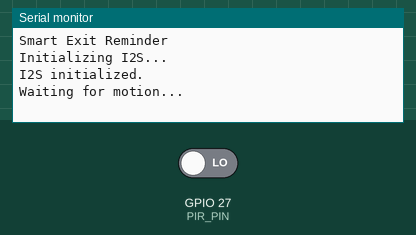
Simulated run of this program. Board: ESP32. Parts: the last lines printed to the serial monitor. The test bench sets the inputs (shaded band); at power-on: GPIO 27 (PIR_PIN) LOW. I2S audio is not simulated (input reads silence).

Above: at 2.2 s.
2.3 s: GPIO 27 (PIR_PIN) driven HIGH
At 2.9 s:
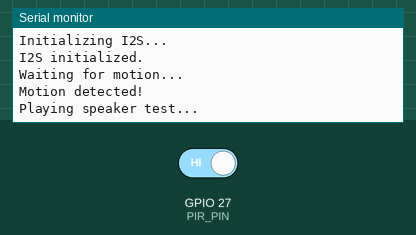
3.8 s: GPIO 27 (PIR_PIN) driven LOW
At 5.2 s:
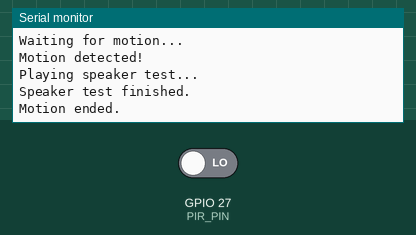

Measured:
- after the input at 2.3 s, the serial monitor: prints a new line at once (image 1)
- after the input at 3.8 s, the serial monitor: prints a new line at once (image 2)

The program:

main.cpp
```cpp
#include <Arduino.h>
#include <math.h>
#include "driver/i2s.h"

// PIR sensor
constexpr int PIR_PIN = 27;

// MAX98357A I2S pins
constexpr int I2S_BCLK = 26;
constexpr int I2S_LRC  = 25;
constexpr int I2S_DOUT = 22;

constexpr i2s_port_t I2S_PORT = I2S_NUM_0;

bool previousMotion = false;

// Configure I2S output
bool initializeI2S() {
    i2s_config_t config = {};
    config.mode = (i2s_mode_t)(
        I2S_MODE_MASTER | I2S_MODE_TX
    );
    config.sample_rate = 16000;
    config.bits_per_sample = I2S_BITS_PER_SAMPLE_16BIT;
    config.channel_format = I2S_CHANNEL_FMT_RIGHT_LEFT;
    config.communication_format = I2S_COMM_FORMAT_STAND_I2S;
    config.intr_alloc_flags = 0;
    config.dma_buf_count = 8;
    config.dma_buf_len = 256;
    config.use_apll = false;
    config.tx_desc_auto_clear = true;
    config.fixed_mclk = 0;

    esp_err_t err = i2s_driver_install(
        I2S_PORT, &config, 0, nullptr
    );

    if (err != ESP_OK) {
        Serial.printf(
            "I2S driver error: %s\n",
            esp_err_to_name(err)
        );
        return false;
    }

    i2s_pin_config_t pins = {};
    pins.bck_io_num = I2S_BCLK;
    pins.ws_io_num = I2S_LRC;
    pins.data_out_num = I2S_DOUT;
    pins.data_in_num = I2S_PIN_NO_CHANGE;

    err = i2s_set_pin(I2S_PORT, &pins);

    if (err != ESP_OK) {
        Serial.printf(
            "I2S pin error: %s\n",
            esp_err_to_name(err)
        );
        i2s_driver_uninstall(I2S_PORT);
        return false;
    }

    i2s_zero_dma_buffer(I2S_PORT);
    return true;
}

// Generate one test tone.
// This tests the amplifier and speaker, not speech playback.
void playTone(float frequency, int durationMs) {
    constexpr int sampleRate = 16000;
    constexpr int samplesPerBlock = 256;

    int16_t samples[samplesPerBlock * 2];

    int totalSamples = sampleRate * durationMs / 1000;
    int generated = 0;

    while (generated < totalSamples) {
        int count = min(
            samplesPerBlock,
            totalSamples - generated
        );

        for (int i = 0; i < count; i++) {
            float t = float(generated + i) / sampleRate;

            // Low-volume sine wave to start safely
            int16_t sample = (int16_t)(
                5000.0f * sinf(2.0f * PI * frequency * t)
            );

            // Stereo: duplicate the sample to both channels
            samples[i * 2] = sample;
            samples[i * 2 + 1] = sample;
        }

        size_t bytesWritten = 0;

        esp_err_t err = i2s_write(
            I2S_PORT,
            samples,
            count * 2 * sizeof(int16_t),
            &bytesWritten,
            portMAX_DELAY
        );

        if (err != ESP_OK) {
            Serial.printf(
                "I2S write error: %s\n",
                esp_err_to_name(err)
            );
            return;
        }

        generated += count;
    }
}

void playTestSound() {
    Serial.println("Playing speaker test...");

    playTone(600, 180);
    delay(80);

    playTone(800, 180);
    delay(80);

    playTone(1000, 250);

    // Clear remaining audio and stop transmitting.
    i2s_zero_dma_buffer(I2S_PORT);

    Serial.println("Speaker test finished.");
}

void setup() {
    Serial.begin(115200);
    delay(1000);

    pinMode(PIR_PIN, INPUT);

    Serial.println();
    Serial.println("Smart Exit Reminder");
    Serial.println("Initializing I2S...");

    if (!initializeI2S()) {
        Serial.println("I2S initialization failed.");
        while (true) {
            delay(1000);
        }
    }

    Serial.println("I2S initialized.");
    Serial.println("Waiting for motion...");
}

void loop() {
    bool currentMotion = digitalRead(PIR_PIN) == HIGH;

    // Play once when motion changes from LOW to HIGH.
    if (currentMotion && !previousMotion) {
        Serial.println("Motion detected!");
        playTestSound();
    }

    if (!currentMotion && previousMotion) {
        Serial.println("Motion ended.");
    }

    previousMotion = currentMotion;

    delay(20);
}
```
